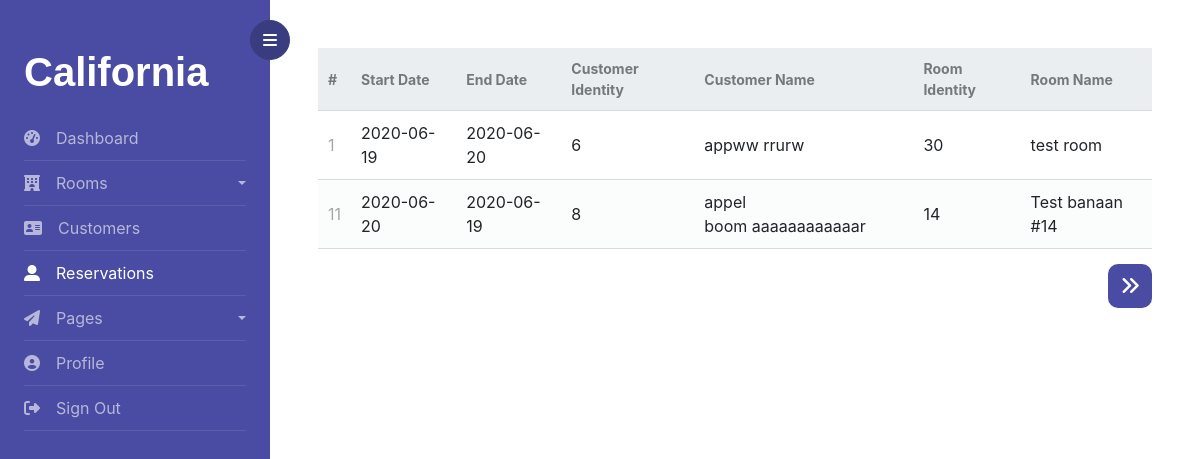
/reservations.php (signed in), run on the app's committed database.
### tables this page shows
CREATE TABLE `reservations` (
  `reservation_id` int(11) NOT NULL,
  `reservation_start` date NOT NULL,
  `reservation_end` date NOT NULL,
  `customer_id` int(11) NOT NULL,
  `room_id` int(11) NOT NULL
);

CREATE TABLE `customers` (
  `customer_id` int(11) NOT NULL,
  `customer_first_name` varchar(100) NOT NULL,
  `customer_last_name` varchar(100) NOT NULL,
  `customer_address` varchar(50) NOT NULL,
  `customer_zip_code` varchar(10) NOT NULL,
  `customer_city` varchar(150) NOT NULL,
  `customer_country` varchar(150) NOT NULL,
  `customer_telephone` int(11) NOT NULL,
  `customer_email` varchar(150) NOT NULL
);

CREATE TABLE `rooms` (
  `room_id` int(11) NOT NULL,
  `room_name` varchar(50) NOT NULL,
  `room_price` decimal(11,2) NOT NULL,
  `room_number` int(11) NOT NULL,
  `room_floor` int(11) NOT NULL,
  `category_id` int(11) NOT NULL,
  `room_description` varchar(255) NOT NULL
);

### public/class.php (called while the page is built, shortened)
<?php
class Database
{
    protected $hostname;
    protected $username;
    protected $password;
    protected $dbname;
    private $charset = 'utf8mb4';
    public function __construct($host, $user, $pass, $db)
    {
        $this->hostname = $host;
        $this->username = $user;
        $this->password = $pass;
        $this->dbname = $db;
    }
    public function connect()
    {
        $dsn = "mysql:host=$this->hostname;dbname=$this->dbname;charset=$this->charset";
        $options = [
            PDO::ATTR_ERRMODE            => PDO::ERRMODE_EXCEPTION,
            PDO::ATTR_DEFAULT_FETCH_MODE => PDO::FETCH_ASSOC,
            PDO::ATTR_EMULATE_PREPARES   => false,
        ];
        try {
            $this->pdo = new PDO($dsn, $this->username, $this->password, $options);
        } catch (\PDOException $e) {
            throw new \PDOException($e->getMessage(), (int) $e->getCode());
        }
    }
}
$db = new Database('localhost','root','','hotelcalifornia');

### public/reservations.php (the view, shortened to what this page needs)
<?php
require 'class.php';
$page = isset($_GET['page']) && is_numeric($_GET['page']) ? (int)$_GET['page'] : 1;
$records_per_page = 10;
$stmt =  $db->pdo->prepare("SELECT * FROM reservations INNER JOIN rooms ON rooms.room_id = reservations.room_id INNER JOIN customers ON customers.customer_id = reservations.customer_id ORDER BY reservation_id LIMIT :current_page, :record_per_page");
$stmt->bindValue(':current_page', ($page-1)*$records_per_page, PDO::PARAM_INT);
$stmt->bindValue(':record_per_page', $records_per_page, PDO::PARAM_INT);
$stmt->execute();
$results = $stmt->fetchAll(PDO::FETCH_ASSOC);
$num_reservation = $db->pdo->query("SELECT COUNT(*) FROM rooms")->fetchColumn();
?>
<!DOCTYPE html>
<html lang="en">
<head>
	<link rel="stylesheet" href="css/admin.css">
	<link rel="stylesheet" href="css/table.css">
	<link rel="stylesheet" href="https://stackpath.bootstrapcdn.com/bootstrap/4.5.0/css/bootstrap.min.css">
</head>
<body>
	<div class="wrapper d-flex align-items-stretch">
		<nav id="sidebar">
			<div class="custom-menu">
				<button type="button" id="sidebarCollapse" class="btn btn-primary"><i class="fa fa-bars"></i><span class="sr-only">Toggle Menu</span></button>
			</div>
			<div class="p-4 pt-5">
			  <h1><span class="logo">California</span></h1>
				<ul class="list-unstyled components">
					<li>
						<a href="dashboard.php"><i class="fas fa-tachometer-alt mr-3"></i>Dashboard</a>
		  			</li>
					<li>
					  	<a href="#submenuRooms" data-toggle="collapse" aria-expanded="false" class="dropdown-toggle"><i class="fas fa-hotel mr-3"></i>Rooms</a>
					</li>
		  			<li>
		  				<a href="customers.php?page=1"><i class="fas fa-address-card mr-3"></i>Customers</a>
					</li>
		  			<li class="active">
		  				<a href="reservations.php?page=1"><i class="fas fa-user-alt mr-3"></i>Reservations</a>
		  			</li>
					<li>
					  	<a href="#submenuPages" data-toggle="collapse" aria-expanded="false" class="dropdown-toggle"><i class="fa fa-paper-plane mr-3"></i>Pages</a>
					</li>
					<li>
						<a href="profile.php"><i class="fas fa-user-circle mr-3"></i>Profile</a>
					</li>
					<li>
						<a href="signout.php"><i class="fas fa-sign-out-alt mr-3"></i>Sign Out</a>
					</li>
				</ul>
	  		</div>
		</nav>
  		<div id="content" class="p-4 p-md-5 pt-5">
		  <table>
				<thead>
					<tr>
						<td>#</td>
						<td>Start Date</td>
						<td>End Date</td>
						<td>Customer Identity</td>
						<td>Customer Name</td>
						<td>Room Identity</td>
						<td>Room Name</td>
					</tr>
				</thead>
				<tbody>
					<?php foreach ($results as $reservation): ?>
					<tr>
						<td><?=$reservation['reservation_id']?></td>
						<td><?=$reservation['reservation_start']?></td>
						<td><?=$reservation['reservation_end']?></td>
						<td><?=$reservation['customer_id']?></td>
						<td><?=$reservation['customer_first_name']?>&nbsp;<?=$reservation['customer_last_name']?></td>
						<td><?=$reservation['room_id']?></td>
						<td><?=$reservation['room_name']?></td>
					</tr>
					<?php endforeach;?>
				</tbody>
			</table>
			<div class="page">
				<?php if ($page*$records_per_page < $num_reservation): ?>
				<a class="right" href="reservations.php?page=<?=$page+1?>"><i class="fas fa-angle-double-right"></i></a>
				<?php endif; ?>
			</div>
		</div>
	</div>
</body>
</html>

### public/css/admin.css (style rules this page uses)
* { padding: 0; margin: 0; }
body { font-family: "Poppins", Arial, sans-serif; font-size: 16px; line-height: 1.8; font-weight: normal; background: #fafafa; color: gray; }
a { -webkit-transition: 0.3s all ease; -o-transition: 0.3s all ease; transition: 0.3s all ease; color: #494ca2; }
button { -webkit-transition: 0.3s all ease; -o-transition: 0.3s all ease; transition: 0.3s all ease; }
h1, h2, h3, h4, h5, .h1, .h2, .h3, .h4, .h5 { line-height: 1.5; font-weight: 700; font-family: "Poppins", Arial, sans-serif; color: #000; }
.wrapper { width: 100%; }
#sidebar { min-width: 270px; max-width: 270px; background: #494ca2; color: #fff; -webkit-transition: all 0.3s; -o-transition: all 0.3s; transition: all 0.3s; position: relative; }
#sidebar h1 { margin-bottom: 20px; font-weight: 700; }
#sidebar h1 .logo { color: #fff; }
#sidebar ul.components { padding: 0; }
#sidebar ul li { font-size: 16px; }
#sidebar ul li a { padding: 10px 0; display: block; color: rgba(255, 255, 255, 0.6); border-bottom: 1px solid rgba(255, 255, 255, 0.1); }
#sidebar ul li.active > a { background: transparent; color: #fff; }
#sidebar .custom-menu { display: inline-block; position: absolute; top: 20px; right: 0; margin-right: -20px; -webkit-transition: 0.3s; -o-transition: 0.3s; transition: 0.3s; }
#sidebar .custom-menu .btn { width: 40px; height: 40px; border-radius: 50%; }
#sidebar .custom-menu .btn.btn-primary { background: #393c7f; border-color: #393c7f; }
.dropdown-toggle::after { display: block; position: absolute; top: 50%; right: 0; -webkit-transform: translateY(-50%); -ms-transform: translateY(-50%); transform: translateY(-50%); }
.dropdown-toggle::after { display: inline-block; margin-left: 0.255em; vertical-align: 0.255em; content: ""; border-top: 0.3em solid; border-right: 0.3em solid transparent; border-bottom: 0; border-left: 0.3em solid transparent; }
a[data-toggle="collapse"] { position: relative; }
#content { width: 100%; padding: 0; min-height: 100vh; -webkit-transition: all 0.3s; -o-transition: all 0.3s; transition: all 0.3s; }

### public/css/table.css (style rules this page uses)
table { width: 100%; padding-top: 30px; border-collapse: collapse; }
table thead { background-color: #ebeef1; border-bottom: 1px solid #d3dae0; }
table thead td { padding: 10px; font-weight: bold; color: #767779; font-size: 14px; }
table tbody tr { border-bottom: 1px solid #d3dae0; }
table tbody tr:nth-child(even) { background-color: #fbfcfc; }
table tbody tr td { padding: 10px; }
table tbody tr td:nth-child(1) { color: #a5a7a9; }
.page a { color: #fff; text-decoration: none; border-radius: 10px; padding: 5px 10px; margin-top: 15px; font-size: 20px; background-color: #494ca2; border: solid 2px transparent; }
.page a.right { float:right; }

### data on the page
reservations: reservation_id "1", reservation_start "2020-06-19", reservation_end "2020-06-20", customer.customer_id "6", customer.customer_first_name "appww", customer.customer_last_name "rrurw", room.room_id "30", room.room_name "test room"
reservations: reservation_id "11", reservation_start "2020-06-20", reservation_end "2020-06-19", customer.customer_id "8", customer.customer_first_name "appel boom", customer.customer_last_name "aaaaaaaaaaaar", room.room_id "14", room.room_name "Test banaan #14"
